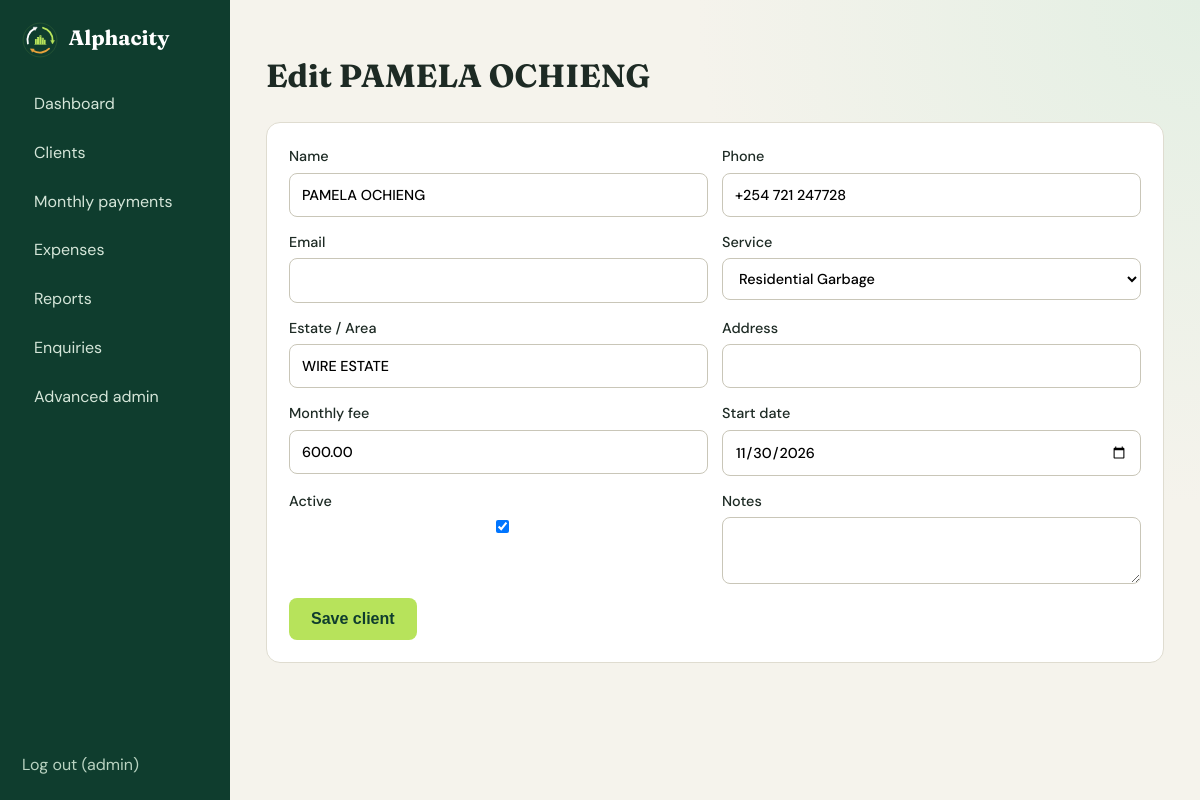
The app's page /clients/1/edit/ (signed in) with its own data.
### core/models.py (models this page shows, shortened)
class Client(models.Model):
    name = models.CharField(max_length=150)
    phone = models.CharField(max_length=20)
    email = models.EmailField(blank=True)
    service = models.CharField(max_length=20, choices=SERVICES, default="residential")
    estate = models.CharField("Estate / Area", max_length=120, blank=True)
    address = models.CharField(max_length=200, blank=True)
    monthly_fee = models.DecimalField(max_digits=9, decimal_places=2, default=300)
    start_date = models.DateField(default=date.today)
    active = models.BooleanField(default=True)
    notes = models.TextField(blank=True)
    created = models.DateTimeField(auto_now_add=True)
    class Meta:
        ordering = ["name"]

### core/views.py (the view)
# urls.py: path("clients/<int:pk>/edit/", v.client_edit, name="client_edit"),
@login_required
def client_edit(request, pk=None):
    obj = get_object_or_404(Client, pk=pk) if pk else None
    form = ClientForm(request.POST or None, instance=obj)
    if form.is_valid():
        c = form.save()
        return redirect("client_detail", pk=c.pk)
    return render(request, "core/client_form.html", {"form": form, "obj": obj})

### core/forms.py
class ClientForm(Styled):
    class Meta:
        model = Client
        fields = ["name", "phone", "email", "service", "estate", "address", "monthly_fee", "start_date", "active", "notes"]
        widgets = {"start_date": forms.DateInput(attrs={"type": "date"}, format="%Y-%m-%d"), "notes": forms.Textarea(attrs={"rows": 2})}

### core/templates/core/client_form.html
{% extends "core/app.html" %}{% block content %}
<h1>{% if obj %}Edit {{ obj.name }}{% else %}Register new client{% endif %}</h1>
<form method="post" class="card stack formgrid">{% csrf_token %}
{% for f in form %}<label>{{ f.label }}{{ f }}{{ f.errors }}</label>{% endfor %}
<div><button class="btn">Save client</button></div></form>{% endblock %}

### core/templates/core/app.html
{% extends "core/base.html" %}
{% load static %}
{% block body %}<div class="app"><aside><a class="brand" href="/"><img class="logo" src="{% static 'img/icon.svg' %}" alt=""> Alphacity</a>
<nav><a href="{% url 'dashboard' %}">Dashboard</a><a href="{% url 'clients' %}">Clients</a>
<a href="{% url 'payments' %}">Monthly payments</a><a href="{% url 'expenses' %}">Expenses</a><a href="{% url 'reports' %}">Reports</a><a href="{% url 'enquiries' %}">Enquiries</a>
<a href="{% url 'admin:index' %}">Advanced admin</a></nav>
<form method="post" action="{% url 'logout' %}">{% csrf_token %}<button class="link">Log out ({{ request.user.username }})</button></form></aside>
<main>{% block content %}{% endblock %}</main></div>{% endblock %}

### static/css/style.css (style rules this page uses)
:root { --g:#0f3d2e;--g2:#1c6b4f;--lime:#b7e35b;--amber:#e9a23b;--bg:#f5f3ec;--ink:#1d2a24;--mut:#6b7a72;--line:#dfdcd0 }
* { box-sizing:border-box }
body { margin:0;font:16px/1.55 'DM Sans',sans-serif;background:var(--bg);color:var(--ink) }
h1,h2,h3,.brand { font-family:Fraunces,serif }
a { color:var(--g2) }
.brand { color:#fff!important;font-size:1.3rem;font-weight:700;text-decoration:none }
.btn { display:inline-block;background:var(--lime);color:var(--g)!important;border:0;padding:12px 22px;border-radius:8px;font-weight:700;cursor:pointer;text-decoration:none;font-size:1rem }
.card { background:#fff;border:1px solid var(--line);border-radius:14px;padding:22px;margin-bottom:18px }
.stack { display:flex;flex-direction:column;gap:14px }
label { display:flex;flex-direction:column;gap:5px;font-weight:500;font-size:.9rem }
.input,input[type=text],input[type=password] { padding:10px 12px;border:1px solid #c9c6b8;border-radius:8px;font:inherit;background:#fff;width:100% }
.app { display:grid;grid-template-columns:230px 1fr;min-height:100vh }
aside { background:var(--g);padding:22px;display:flex;flex-direction:column;gap:24px }
aside nav { display:flex;flex-direction:column;gap:4px;flex:1 }
aside nav a { color:#d5e6d9;text-decoration:none;padding:10px 12px;border-radius:8px }
.link { background:none;border:0;color:#b9d3c1;cursor:pointer;font:inherit;padding:0 }
main { padding:30px 36px;overflow:auto }
.formgrid { display:grid;grid-template-columns:1fr 1fr;gap:14px }
main { background:radial-gradient(circle at 100% 0,#e3efe3 0,transparent 40%),var(--bg) }
.logo { height:36px;width:36px;vertical-align:middle;margin-right:6px }

### records on screen
Client: name "PAMELA OCHIENG", form "PAMELA OCHIENG" "+254 721 247728" "Residential Garbage" "WIRE ESTATE" "600.00" "11/30/2026" "☑"

### other values on screen
{{ request.user.username }} "admin"
{{ f.label }} "Name" "Phone" "Email" "Service" "Estate / Area" "Address" "Monthly fee" "Start date" "Active" "Notes"
